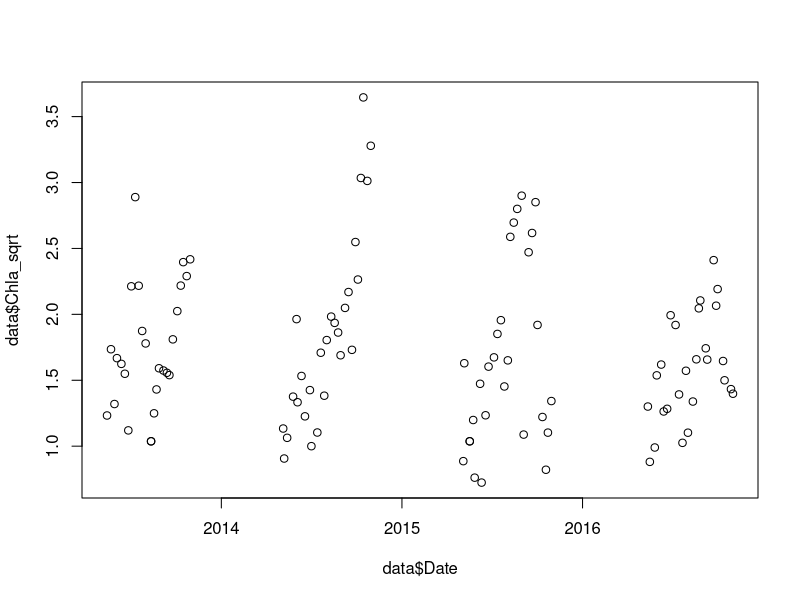
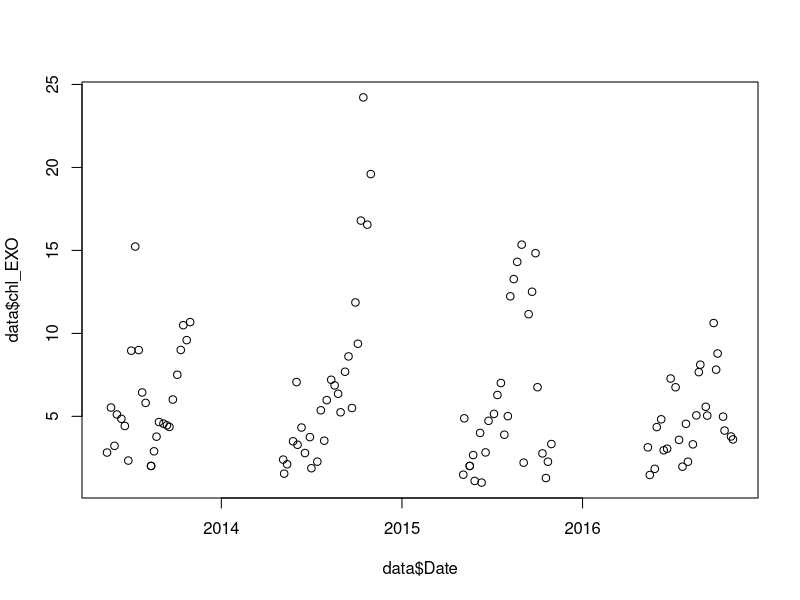

Recreate these plots in R, in order.
# some summary info on the training dataset for chl-a forecasts

library(tidyverse)
library(lubridate)

# 2013-2016 dataset
data <- read.csv("./Data/ARIMA_data/data_arima_WW.csv")
data$Date <- as.Date(data$Date)

plot(data$Date, data$Chla_sqrt)

# un-sqrt and convert to 'exo units'
data <- data %>% mutate(chl_EXO = (((Chla_sqrt^2) + 0.0308)/0.55))
plot(data$Date, data$chl_EXO)

min(data$chl_EXO)
max(data$chl_EXO)
median(data$chl_EXO)

# now the max values for each year
data$year <- year(data$Date)
years <- data %>% group_by(year) %>% mutate(max_chl = max(chl_EXO))
